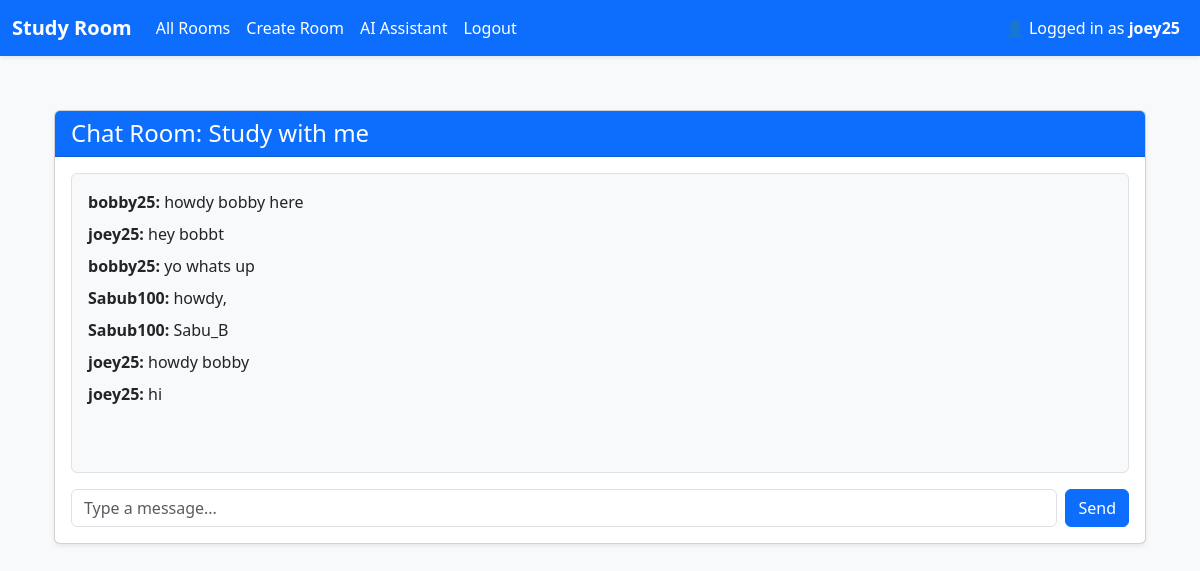
/studyroom/rooms/4/chat (signed in), run on the app's committed database.
### app/models.py (models this page shows)
class User(db.Model, UserMixin): # UserMixin allows methods for user
    id = db.Column(db.Integer, primary_key=True) # primary_key is the identifier for the table. every id column will automatically become unqiue for every user
    username = db.Column(db.String(25), nullable=False, unique=True) # all field must have value and must be unique. can have 25 char max
    email = db.Column(db.String(120), nullable=False, unique=True)
    password_hash = db.Column(db.String(128), nullable=False)
    bio = db.Column(db.Text, nullable=True)
    image_file = db.Column(db.String(120), default="default.jpg")

class StudyRoom(db.Model):
    id = db.Column(db.Integer, primary_key=True) # each room has a uniuqe id
    name = db.Column(db.String(100), nullable=False) # nullable means column cannot be empty
    description = db.Column(db.Text, nullable=True)
    host_id = db.Column(db.Integer, db.ForeignKey('user.id'), nullable=False) # links to the user who created the room
    created_at = db.Column(db.DateTime, default=datetime.utcnow)
    is_active = db.Column(db.Boolean, default=True)
    host = db.relationship('User', backref=db.backref('study_rooms', lazy=True))
    messages = db.relationship('Message', backref='room', cascade="all, delete", passive_deletes=True)

class Message(db.Model):
    id = db.Column(db.Integer, primary_key=True)
    room_id = db.Column(db.Integer, db.ForeignKey('study_room.id'), nullable=False)
    user_id = db.Column(db.Integer, db.ForeignKey('user.id'), nullable=False) # foreign key means that the column must match the user.id column in user table
    content = db.Column(db.Text, nullable=False)
    timestamp = db.Column(db.DateTime, default=datetime.utcnow)
    user = db.relationship('User', backref=db.backref('messages', lazy=True))

### app/studyroom/routes.py (the view)
@studyroom_bp.route('/rooms/<int:room_id>/chat')
@login_required
def chat(room_id):
    room = StudyRoom.query.get_or_404(room_id)
    messages = Message.query.filter_by(room_id=room.id).order_by(Message.timestamp.asc()).all()
    return render_template('rooms/chat.html', room=room, messages=messages)

### app/__init__.py (called while the page is built)
def create_app():
    app = Flask(__name__)
    app.config.from_object(Config) # set config file
    db.init_app(app)
    login_manager.init_app(app)
    socketio.init_app(app)
    mail.init_app(app)
    from flask_migrate import Migrate
    migrate = Migrate(app, db)
    from app.models import User, StudyRoom
    @login_manager.user_loader
    def load_user(user_id):
        return User.query.get(int(user_id))
    from dotenv import load_dotenv
    load_dotenv()
    from app.auth import auth_bp
    app.register_blueprint(auth_bp, url_prefix='/auth')
    from app.studyroom import studyroom_bp
    app.register_blueprint(studyroom_bp, url_prefix='/studyroom')
    try:
        from app.main import main_bp # Register main Blueprint
        app.register_blueprint(main_bp)
    except ImportError:
        pass
    from app import sockets
    return app

### app/templates/rooms/chat.html (shortened to what this page needs)
{% extends "base.html" %}
{% block content %}
<div class="container py-4">
    <div class="card shadow-sm">
        <div class="card-header bg-primary text-white">
            <h4 class="mb-0">Chat Room: {{ room.name }}</h4>
        </div>
        <div class="card-body">
            <div id="chat-box" class="border rounded p-3 mb-3 bg-light" style="height: 300px; overflow-y: scroll;">
                {% for msg in messages %}
                    <div class="mb-2">
                        <strong>{{ msg.user.username }}:</strong> {{ msg.content }}
                    </div>
                {% endfor %}
            </div>
            <form id="chat-form" class="d-flex">
                <input type="text" id="message" class="form-control me-2" placeholder="Type a message..." required autocomplete="off">
                <button type="submit" class="btn btn-primary">Send</button>
            </form>
        </div>
    </div>
</div>
{% endblock %}

### app/templates/base.html (shortened to what this page needs)
<!DOCTYPE html>
<html lang="en">
<head>
    <link href="https://cdn.jsdelivr.net/npm/bootstrap@5.3.0/dist/css/bootstrap.min.css" rel="stylesheet">
</head>
<body>
<nav class="navbar navbar-expand-lg shadow-sm">
  <div class="container-fluid">
    <a class="navbar-brand fw-bold" href="{{ url_for('main.home') }}">Study Room</a>
    <div class="collapse navbar-collapse" id="navbarNav">
      <ul class="navbar-nav me-auto">
        {% if current_user.is_authenticated %}
          <li class="nav-item">
            <a class="nav-link" href="{{ url_for('studyroom.room_list') }}">All Rooms</a>
          </li>
          <li class="nav-item">
            <a class="nav-link" href="{{ url_for('studyroom.create_room') }}">Create Room</a>
          </li>
          <li class="nav-item">
            <a class="nav-link" href="{{ url_for('studyroom.ai_assistant') }}">AI Assistant</a>
          </li>
          <li class="nav-item">
            <a class="nav-link" href="{{ url_for('auth.logout') }}">Logout</a>
          </li>
        {% endif %}
      </ul>
      {% if current_user.is_authenticated %}
      <ul class="navbar-nav ms-auto">
        <li class="nav-item">
          <a href="{{ url_for('auth.profile') }}" class="nav-link">
            👤 Logged in as <strong>{{ current_user.username }}</strong>
        </a>
        </li>
      </ul>
      {% endif %}
    </div>
  </div>
</nav>
<div class="container">
    {% block content %}{% endblock %}
</div>
</body>
</html>

### app/templates/base.html (style rules this page uses)
body { background-color: #f8f9fa; }
.navbar { background-color: #0d6efd; }
.navbar-brand, .nav-link, .navbar-text { color: white !important; }
.container { margin-top: 30px; }

### data on the page
User: username "joey25"
StudyRoom: name "Study with me"
Message: user.username "bobby25", content "howdy bobby here"
Message: user.username "joey25", content "hey bobbt"
Message: user.username "bobby25", content "yo whats up"
Message: user.username "Sabub100", content "howdy,"
Message: user.username "Sabub100", content "Sabu_B"
Message: user.username "joey25", content "howdy bobby"
Message: user.username "joey25", content "hi"
